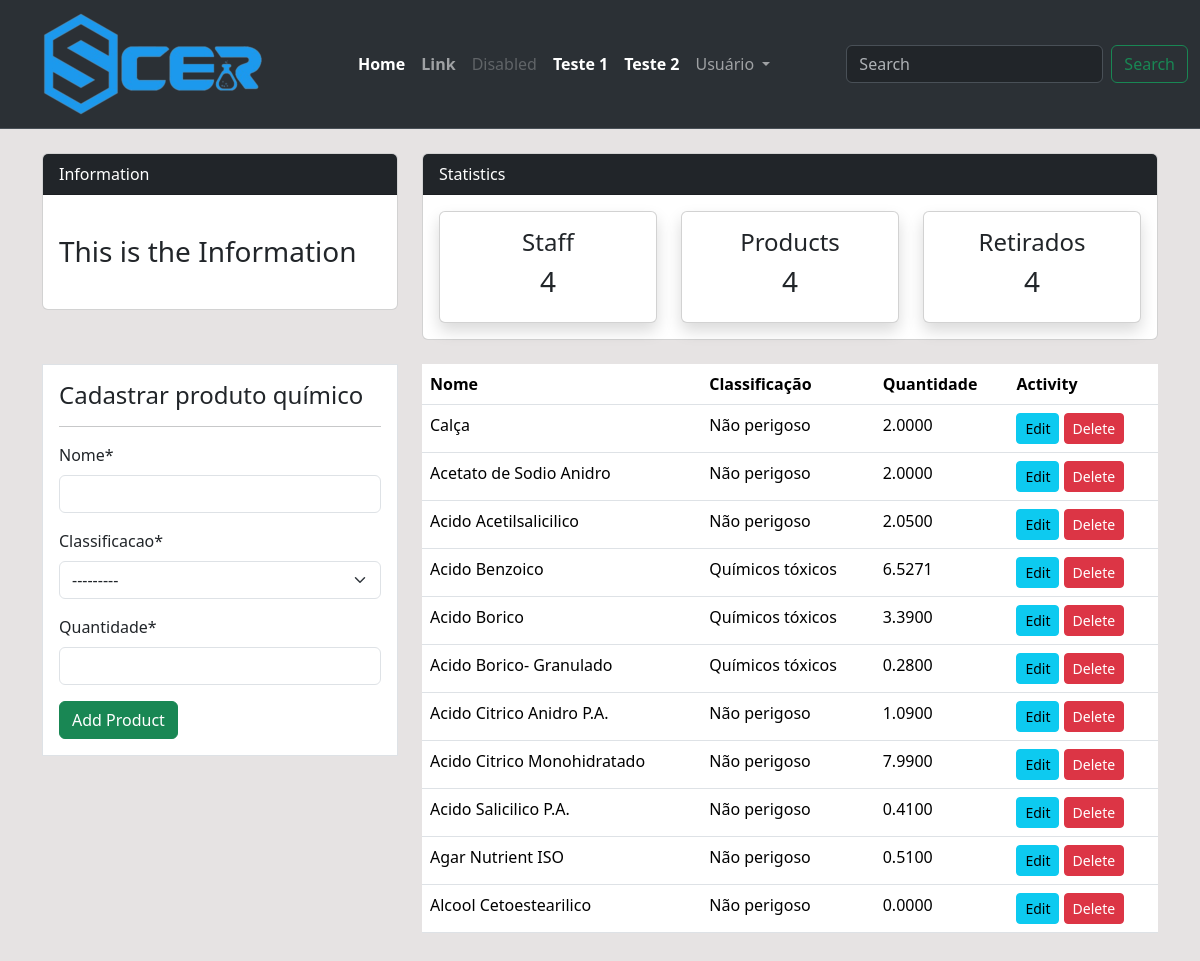
/produtos/ (signed in), run on an earlier commit of the app's database.
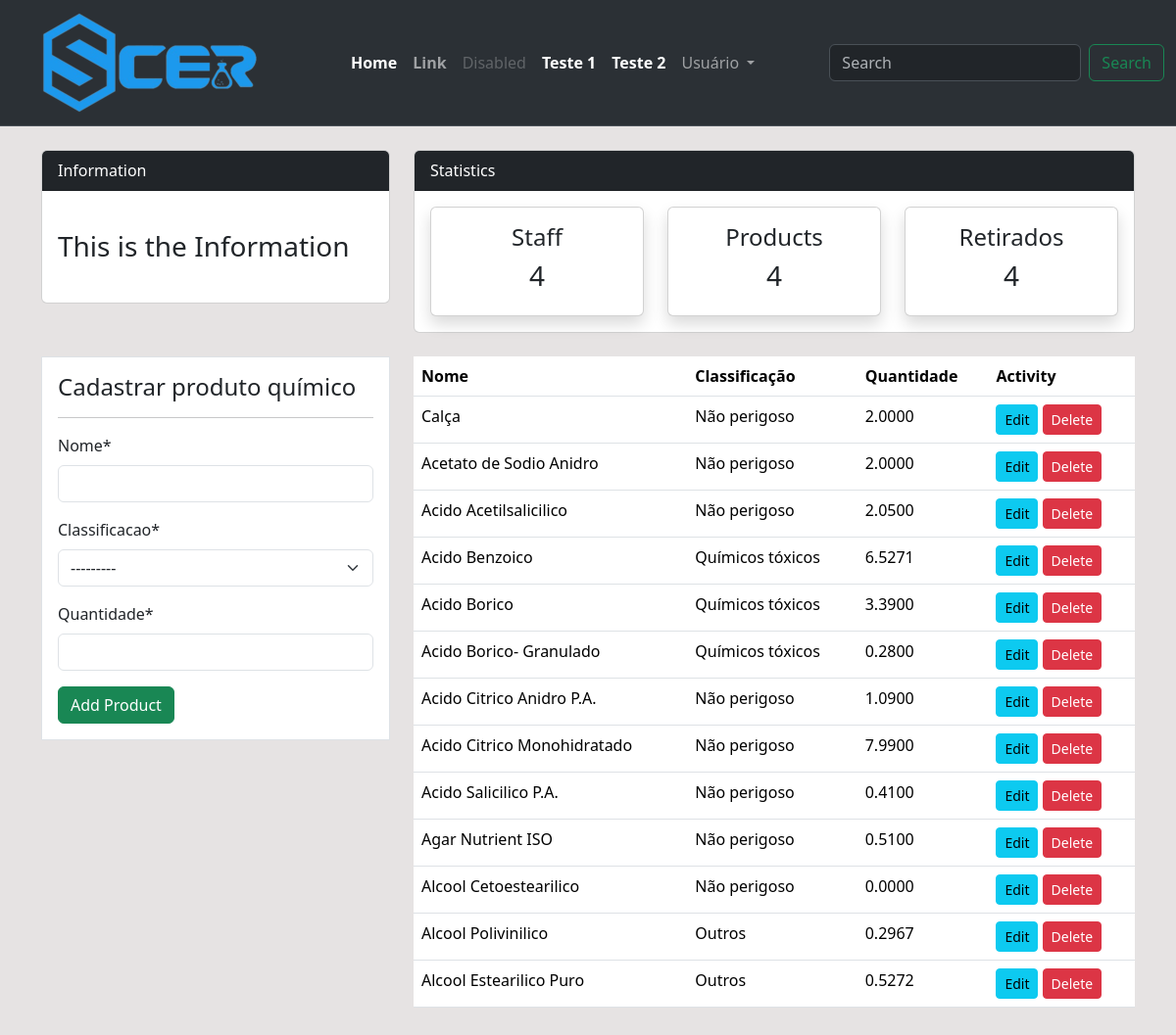
And on a later commit of the database.
### estatisticas/models.py (models this page shows, shortened)
class Produto(models.Model):
    nome = models.CharField(max_length=200, null=True)
    classificacao = models.CharField(max_length=200, choices=CLASSIFICACAO , null=True)
    quantidade = models.DecimalField(max_digits=19, decimal_places=4, null=True)

### estatisticas/views.py (the view)
# urls.py: path('produtos/', views.produtos, name="estatisticas-produtos"),
@login_required(login_url='user-login', ) # está configurado nas settings > login_url.
def produtos(request):
    items = Produto.objects.all()
    if request.method=="POST":
        form = ProdutoForm(request.POST)
        if form.is_valid():
            form.save()
            return redirect('estatisticas-produtos')
    else:
        form = ProdutoForm()
    context= {
        'items': items,
        'form' : form,
    }
    return render(request, 'estatisticas/produtos.html', context)

### estatisticas/forms.py
class ProdutoForm(forms.ModelForm):
    class Meta:
        model = Produto
        fields = ['nome', 'classificacao', 'quantidade']

### templates/estatisticas/produtos.html (shortened to what this page needs)
{% extends 'partials/base.html' %}
{% load crispy_forms_tags %}
{% block content%}
 {% include 'partials/topnav.html' %}
<div class="container">
    <div class="row my-4">
        <div class="col-md-4">
            <div class="border bg-white p-3">
                <h4>Cadastrar produto químico</h4>
                <hr>
                <form method="POST" action="">
                    {{ form|crispy }}
                    <input class="btn btn-success btn-block" type="submit" value="Add Product">
                </form>
            </div>
        </div>
        <div class="col-md-8">
            <table class="table bg-white">
                <thead class="bg-info">
                    <tr class="text-white">
                        <th scope="col">Nome</th>
                        <th scope="col">Classificação</th>
                        <th scope="col">Quantidade</th>
                        <th scope="col">Activity</th>
                    </tr>
                </thead>
                <tbody>
                    {% for item in items %}
                    <tr>
                        <td>{{item.nome}}</td>
                        <td>{{item.classificacao}}</td>
                        <td>{{item.quantidade}}</td>
                        <td>
                            <a class="btn btn-info btn-sm" href="">Edit</a>
                            <a class="btn btn-danger btn-sm" href="{% url 'estatisticas-produtos-delete' item.id %}">Delete</a>
                        </td>
                    </tr>
                    {% endfor %}
                </tbody>
            </table>
        </div>
    </div>
</div>
{% endblock %}

What changed in the data, as far as the page shows it:
added Produto: nome "Alcool Polivinilico", classificacao "Outros", quantidade "0.2967"
added Produto: nome "Alcool Estearilico Puro", classificacao "Outros", quantidade "0.5272"
